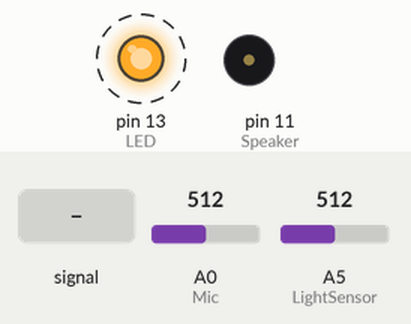
Simulated run of this sketch. Board: Arduino Uno, built with avr-gcc and run on an emulated ATmega328P. Shown: output pins drawn as LEDs (lit = HIGH), buzzer (waves = sounding, pin HIGH). Dashed ring = blinking. The test bench sets the inputs (shaded band); at power-on: A5 (LightSensor) = 512, A0 (Mic) = 512. What the sketch prints to the serial monitor is not drawn.

Above: at 1.27 s.
1.3 s: A5 (LightSensor) set to 382
4.3 s: A5 (LightSensor) set to 354
7.3 s: A0 (Mic) fed a 200 Hz sine of ±460 counts around its level
13.3 s: A0 (Mic) set to 1023
16.3 s: A5 (LightSensor) set to 380
Timing chart, 0 to 20.3 s (numbered marks = the images above; inputs shaded):
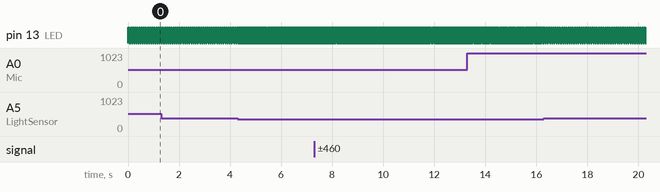

Measured:
- after the input at 4.3 s, pin 13 (LED): alternates HIGH for 0.02 s and LOW for 0.02 s, starting at once
- after the input at 16.3 s, pin 13 (LED): alternates HIGH for 0.04 s and LOW for 0.04 s, starting after 0.09 s
- by itself, pin 13 (LED): alternates HIGH for 0.04 s and LOW for 0.04 s

The sketch:

Sound_and_Light_Sensors.ino
```cpp
#define Mic 0
#define LightSensor 5
#define LED 13
#define Speaker 11

char state=0;
int valMic, valLight;

void setup() {
  // put your setup code here, to run once:
  pinMode(LED, OUTPUT);
  pinMode(Speaker, OUTPUT);

  Serial.begin(9600);
  while (!Serial)
    {}
}

void loop() {
  // put your main code here, to run repeatedly:
  valMic = analogRead(Mic);
  valLight = analogRead(LightSensor);
  if (valMic>25){
    state=~state;
    digitalWrite(LED, state);
    Serial.print("Mic value is: ");
    Serial.println(valMic);
  }
  // threshold of darkness: the higher the value - the darker
  if (valLight>370){
    Serial.print("Light value is: ");
    Serial.println(valLight);
    if (valLight>500 && valLight<510){
      digitalWrite(Speaker, HIGH);
      delay(5);
      digitalWrite(Speaker, LOW);
    }
  }
}
```
